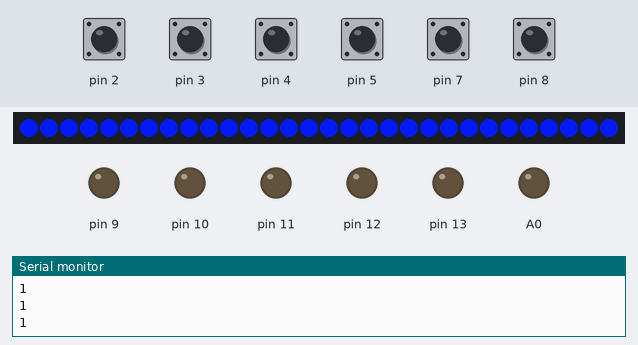
A sketch run on a simulated Arduino Uno, built with avr-gcc and run on an emulated ATmega328P. Shown: 30 RGB LEDs in strip order, left to right, output pins drawn as LEDs (lit = HIGH), the last lines printed to the serial monitor. The inputs (shaded band) are chosen by the test bench; at power-on: pin 2–5, pin 7, pin 8 HIGH. Dim RGB values are drawn brighter than linear; random numbers use the default seed unless the sketch sets one.

Above: at 2.1 s.
2.2 s: pin 2 pulled LOW for 1 s
At 6.5 s:
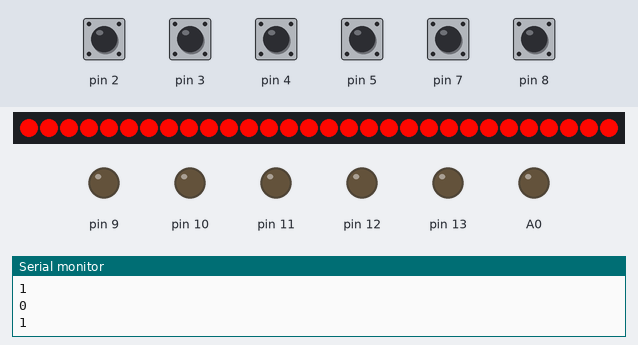
6.6 s: pin 3 pulled LOW for 0.4 s
At 7.4 s:
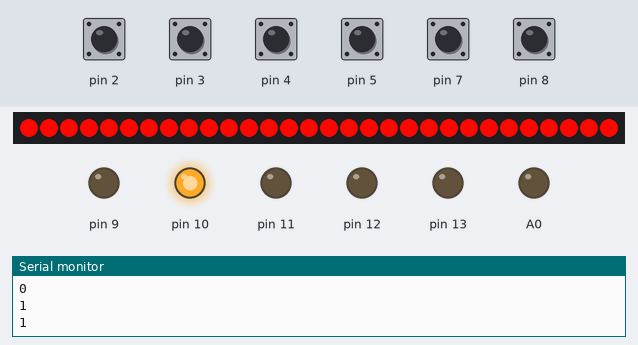
10.4 s: pin 4 pulled LOW for 0.4 s
At 14.0 s:
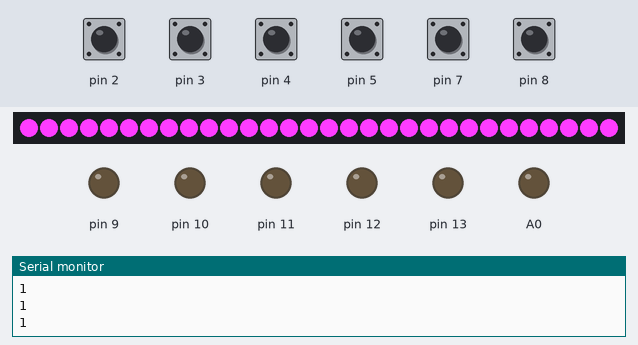
14.2 s: pin 5 pulled LOW for 0.4 s
At 17.9 s:
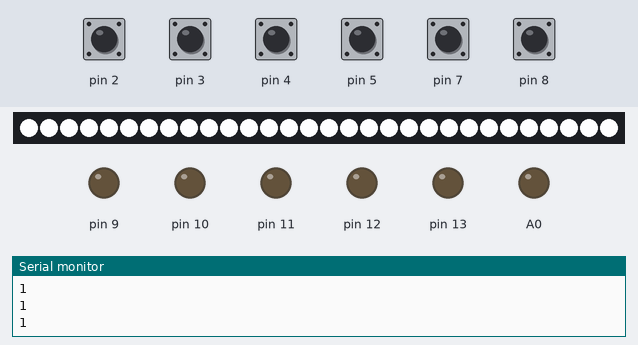
18.0 s: pin 7 pulled LOW for 1 s
At 18.9 s:
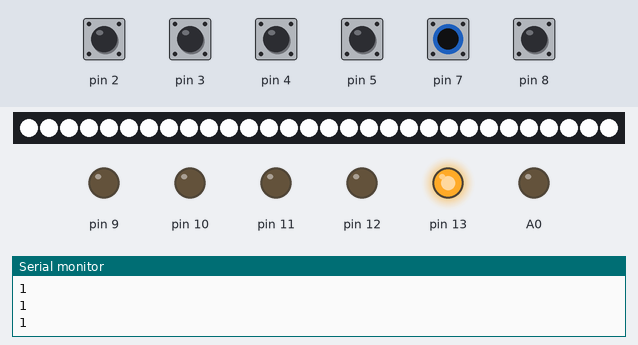
22.4 s: pin 8 pulled LOW for 1 s
At 26.3 s:
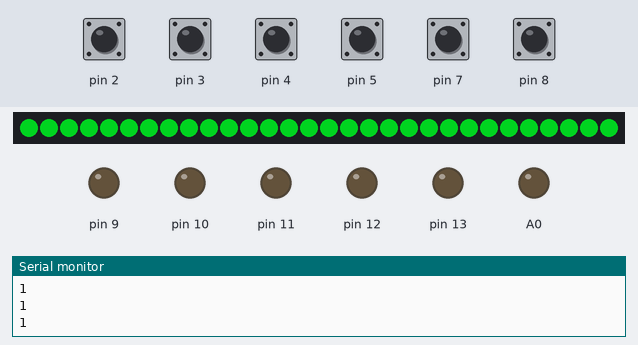
Timing chart, 0 to 27.8 s (numbered marks = the images above; inputs shaded):
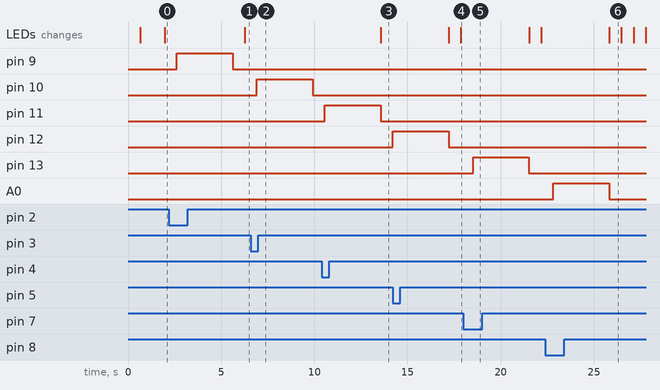

Measured:
- after the input at 2.2 s, pin 9: LOW → HIGH after 0.41 s, → LOW 3.0 s later
- after the input at 6.6 s, pin 10: LOW → HIGH after 0.31 s, → LOW 3.0 s later
- after the input at 10.4 s, pin 11: LOW → HIGH after 0.16 s, → LOW 3.0 s later
- after the input at 14.2 s, pin 12: LOW → HIGH at once, → LOW 3.0 s later
- after the input at 18.0 s, pin 13: LOW → HIGH after 0.52 s, → LOW 3.0 s later
- after the input at 22.4 s, A0: LOW → HIGH after 0.42 s, → LOW 3.0 s later
- what the display in image 6 shows lasts 0.7 s, from 25.8 s to 26.5 s

The sketch:

Proyecto_AD2_colores.ino
```cpp
#include <Adafruit_NeoPixel.h>
#define PIN 6
#define TIME 3000

Adafruit_NeoPixel strip = Adafruit_NeoPixel(30, PIN, NEO_GRB + NEO_KHZ800);

uint32_t colores[9] = {
  strip.Color(255, 7, 0),
  strip.Color(224, 218, 6),
  strip.Color(5, 25, 255),
  strip.Color(232, 93, 9),
  strip.Color(0, 125, 19),
  strip.Color(255, 255, 255),
  strip.Color(255, 60, 255),//cambiar
  strip.Color(237, 124, 135),
  strip.Color(99, 241, 252),
};

boolean sensorPin[6]={
  false,false,false,false,false,false};

uint32_t color1 = strip.Color(255, 77, 103);
uint32_t color2 = strip.Color(247, 227, 6);


void setup() {
  pinMode(6,OUTPUT);
  pinMode(2,INPUT_PULLUP);
  pinMode(3,INPUT_PULLUP);
  pinMode(4,INPUT_PULLUP);
  pinMode(5,INPUT_PULLUP);
  pinMode(7,INPUT_PULLUP);
  pinMode(8,INPUT_PULLUP);

  pinMode(9,OUTPUT);
  pinMode(10,OUTPUT);
  pinMode(11,OUTPUT);
  pinMode(12,OUTPUT);
  pinMode(13,OUTPUT);
  pinMode(A0,OUTPUT);

  digitalWrite(9,LOW);
  digitalWrite(10,LOW);
  digitalWrite(11,LOW);
  digitalWrite(12,LOW);
  digitalWrite(13,LOW);
  digitalWrite(A0,LOW);

  strip.begin();
  strip.show(); // Initialize all pixels to 'off'

  Serial.begin(9600);
}

void loop() {
  // Some example procedures showing how to display to the pixels:
  uint32_t color=colores[(int)random(0,8)];
  setColor(color);
  delay(650);
  Serial.println( digitalRead(2));
  if(digitalRead(2)==LOW){
    digitalWrite(9,HIGH);
    //colorWipe(strip.Color(247, 227, 6),4); // Red
    delay(TIME);
  }
  if(digitalRead(3)==LOW){
    digitalWrite(10,HIGH);
    //colorWipe(strip.Color(247, 227, 6),4); // Red
    delay(TIME);
  }
  if(digitalRead(4)==LOW){
    digitalWrite(11,HIGH);
    //colorWipe(strip.Color(247, 227, 6),4); // Red
    delay(TIME);
  }
  if(digitalRead(5)==LOW){
    digitalWrite(12,HIGH);
    //colorWipe(strip.Color(247, 227, 6),4); // Red
    delay(TIME);
  }
  if(digitalRead(7)==LOW){
    digitalWrite(13,HIGH);
    //colorWipe(strip.Color(247, 227, 6),4); // Red
    delay(TIME);
  }
  if(digitalRead(8)==LOW){
    digitalWrite(A0,HIGH);
    //colorWipe(strip.Color(247, 227, 6),4); // Red
    delay(TIME);
  }
  digitalWrite(9,LOW);
  digitalWrite(10,LOW);
  digitalWrite(11,LOW);
  digitalWrite(12,LOW);
  digitalWrite(13,LOW);
  digitalWrite(A0,LOW);


}


void setColor(uint32_t c){
  for(int i=0; i< strip.numPixels();i++){
    strip.setPixelColor(i,c);
  }
  strip.show();
}
```
